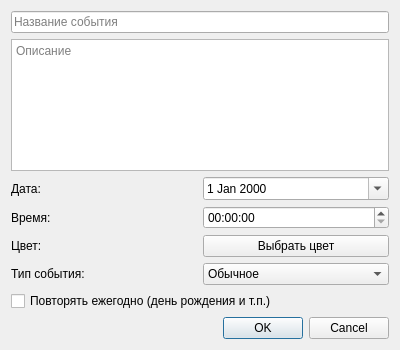
<?xml version="1.0" encoding="UTF-8"?>
<ui version="4.0">
 <class>EventDialog</class>
 <widget class="QDialog" name="EventDialog">
  <property name="windowModality">
   <enum>Qt::WindowModal</enum>
  </property>
  <property name="geometry">
   <rect>
    <x>0</x>
    <y>0</y>
    <width>400</width>
    <height>350</height>
   </rect>
  </property>
  <property name="windowTitle">
   <string>Новое событие</string>
  </property>
  <layout class="QVBoxLayout" name="verticalLayout">
   <item>
    <widget class="QLineEdit" name="editTitle">
     <property name="placeholderText">
      <string>Название события</string>
     </property>
    </widget>
   </item>
   <item>
    <widget class="QTextEdit" name="editDescription">
     <property name="placeholderText">
      <string>Описание</string>
     </property>
     <property name="maximumHeight">
      <number>80</number>
     </property>
    </widget>
   </item>
   <item>
    <layout class="QHBoxLayout" name="horizontalLayout1">
     <item>
      <widget class="QLabel" name="labelDate">
       <property name="text">
        <string>Дата:</string>
       </property>
      </widget>
     </item>
     <item>
      <widget class="QDateEdit" name="dateEvent">
       <property name="calendarPopup">
        <bool>true</bool>
       </property>
      </widget>
     </item>
    </layout>
   </item>
   <item>
    <layout class="QHBoxLayout" name="horizontalLayout2">
     <item>
      <widget class="QLabel" name="labelTime">
       <property name="text">
        <string>Время:</string>
       </property>
      </widget>
     </item>
     <item>
      <widget class="QTimeEdit" name="timeEvent"/>
     </item>
    </layout>
   </item>
   <item>
    <layout class="QHBoxLayout" name="horizontalLayout3">
     <item>
      <widget class="QLabel" name="labelColor">
       <property name="text">
        <string>Цвет:</string>
       </property>
      </widget>
     </item>
     <item>
      <widget class="QPushButton" name="btnPickColor">
       <property name="text">
        <string>Выбрать цвет</string>
       </property>
      </widget>
     </item>
    </layout>
   </item>
   <item>
    <layout class="QHBoxLayout" name="horizontalLayout4">
     <item>
      <widget class="QLabel" name="labelEventType">
       <property name="text">
        <string>Тип события:</string>
       </property>
      </widget>
     </item>
     <item>
      <widget class="QComboBox" name="comboEventType">
       <item>
        <property name="text">
         <string>Обычное</string>
        </property>
       </item>
       <item>
        <property name="text">
         <string>День рождения</string>
        </property>
       </item>
       <item>
        <property name="text">
         <string>Звонок</string>
        </property>
       </item>
       <item>
        <property name="text">
         <string>Уборка</string>
        </property>
       </item>
       <item>
        <property name="text">
         <string>Здоровье</string>
        </property>
       </item>
       <item>
        <property name="text">
         <string>Встреча</string>
        </property>
       </item>
       <item>
        <property name="text">
         <string>Работа</string>
        </property>
       </item>
      </widget>
     </item>
    </layout>
   </item>
   <item>
    <widget class="QCheckBox" name="checkRecurring">
     <property name="text">
      <string>Повторять ежегодно (день рождения и т.п.)</string>
     </property>
    </widget>
   </item>
   <item>
    <widget class="QDialogButtonBox" name="buttonBox">
     <property name="orientation">
      <enum>Qt::Horizontal</enum>
     </property>
     <property name="standardButtons">
      <set>QDialogButtonBox::Cancel|QDialogButtonBox::Ok</set>
     </property>
    </widget>
   </item>
  </layout>
 </widget>
 <resources/>
 <connections>
  <connection>
   <sender>buttonBox</sender>
   <signal>accepted()</signal>
   <receiver>EventDialog</receiver>
   <slot>accept()</slot>
  </connection>
  <connection>
   <sender>buttonBox</sender>
   <signal>rejected()</signal>
   <receiver>EventDialog</receiver>
   <slot>reject()</slot>
  </connection>
 </connections>
</ui>
